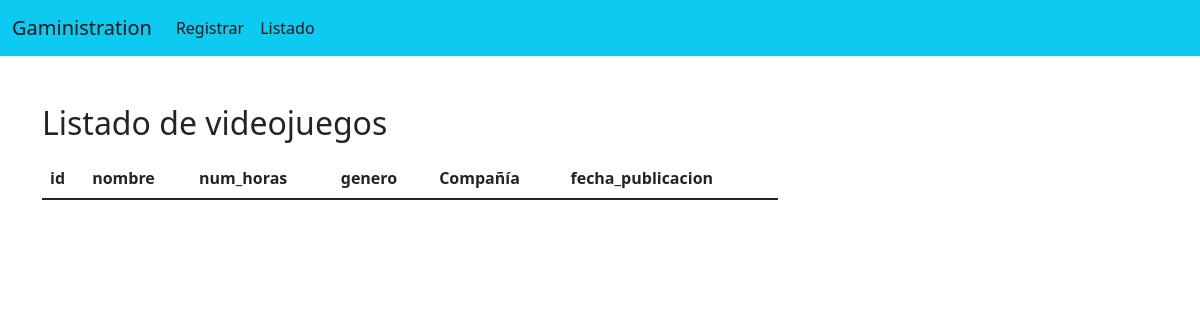
Before: /GameStore/listadovideojuegosSony/ with the older database file.
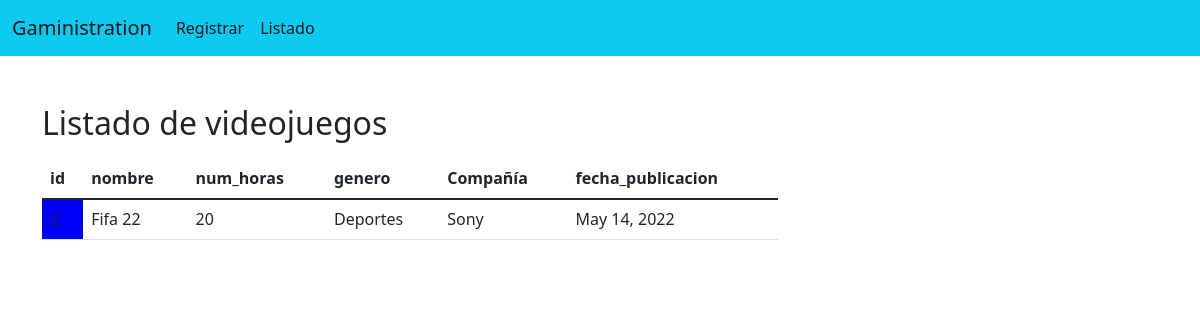
After: the same page with the newer database file.
### GameStore/models.py (models this page shows, shortened)
class Videojuego(models.Model):
    id = models.IntegerField(primary_key=True)
    nombre = models.TextField(max_length=150)
    num_horas = models.IntegerField()
    genero = models.TextField(max_length=150)
    fecha_publicacion = models.DateField()
    compania = models.TextField(max_length=150)

### GameStore/views.py (the view)
def cargar_listaS(request):
    videojuegos = Videojuego.objects.all()
    return render(request, "ListadoVideojuegosSony.html", {"videojuegos":videojuegos})

### templates/ListadoVideojuegosSony.html (shortened to what this page needs)
{% extends "./base.html" %}
{% block body %}
<div class="row">
    <div class="col-sm-12 col-md-6 col-lg-8 col-xl-8 py-4">
        <h2>Listado de videojuegos</h2>
        <div class="table-responsive py-2">
            <table class="table table-striped">
                <thead>
                    <tr>
                        <th>id</th>
                        <th>nombre</th>
                        <th>num_horas</th>
                        <th>genero</th>
                        <th>Compañía</th>
                        <th>fecha_publicacion</th>
                    </tr>
                </thead>
                <tbody>
                    {% for videojuego in videojuegos %}
                        <tr>
                            {% if videojuego.compania == "Sony" %}
                                <td style="background: blue">{{ videojuego.id }}</td>
                                <td>{{ videojuego.nombre }}</td>
                                <td>{{ videojuego.num_horas }}</td>
                                <td>{{ videojuego.genero }}</td>
                                <td>{{ videojuego.compania }}</td>
                                <td>{{ videojuego.fecha_publicacion }}</td>
                            {% endif %}
                        </tr>
                    {% endfor %}
                </tbody>
            </table>
        </div>
    </div>
</div>
{% endblock %}

### templates/base.html (shortened to what this page needs)
<!DOCTYPE html>
<html lang="en">
<head>
    <link href="https://cdn.jsdelivr.net/npm/bootstrap@5.1.3/dist/css/bootstrap.min.css" rel="stylesheet">
</head>
<body>
    <nav class="navbar navbar-expand-lg navbar-light bg-info">
      <div class="container-fluid">
        <a class="navbar-brand" href="/">Gaministration</a>
        <div class="collapse navbar-collapse" id="navbarNav">
          <ul class="navbar-nav">
            <li class="nav-item">
              <a class="nav-link active"  href="/editar/">Registrar</a>
            </li>
            <li class="nav-item">
              <a class="nav-link active"  href="/listadovideojuegos/">Listado</a>
            </li>
          </ul>
        </div>
      </div>
    </nav>
    <div class="container py-4">
        {% block body %}
        {% endblock %}
    </div>
</body>
</html>

Changed rows visible on the page:
added Videojuego: nombre "Fifa 22", num_horas "20", genero "Deportes", compania "Sony", fecha_publicacion "May 14, 2022"
